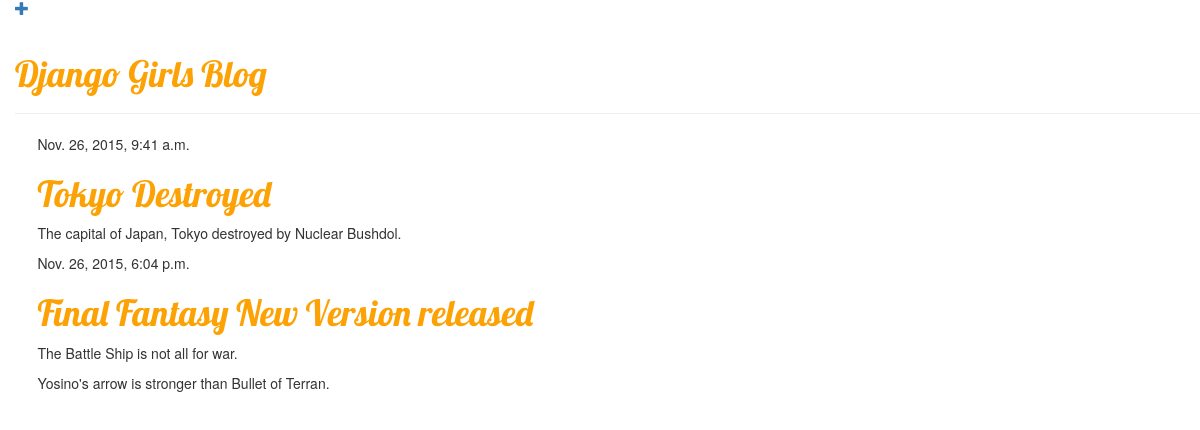
Screenshot of / (signed in) with the database file from the repository.
### blog/models.py (models this page shows, shortened)
class Post(models.Model):
	author = models.ForeignKey('auth.User')
	title = models.CharField(max_length = 200)
	text = models.TextField()
	created_date = models.DateTimeField(
		default=timezone.now)
	published_date = models.DateTimeField(
		blank=True, null=True)

### blog/views.py (the view)
# urls.py: url(r'^$', views.post_list, name='post_list'),
def post_list(request):
    posts = Post.objects.filter(published_date__lte=timezone.now()).order_by('published_date')
    return render(request, 'blog/post_list.html', {'posts': posts})

### blog/templates/blog/post_list.html
{% extends 'blog/base.html' %}
{% block content %}
    {% for post in posts %}
        <div class="post">
            <div class="date">
                {{ post.published_date }}
            </div>
            <h1><a href="{% url 'post_detail' pk=post.pk %}">{{ post.title }}</a></h1>
            <p>{{ post.text|linebreaks }}</p>
        </div>
    {% endfor %}
{% endblock %}

### blog/static/css/blog.css (style rules this page uses)
h1 a { color: #FCA205; font-family: 'Lobster'; }
body { padding-left: 15px; }

### rows the page displays
Post: published_date "Nov. 26, 2015, 9:41 a.m.", title "Tokyo Destroyed", text "The capital of Japan, Tokyo destroyed by Nuclear Bushdol."
Post: published_date "Nov. 26, 2015, 6:04 p.m.", title "Final Fantasy New Version released", text "The Battle Ship is not all for war. Yosino's arrow is stronger than Bullet of Terran."
